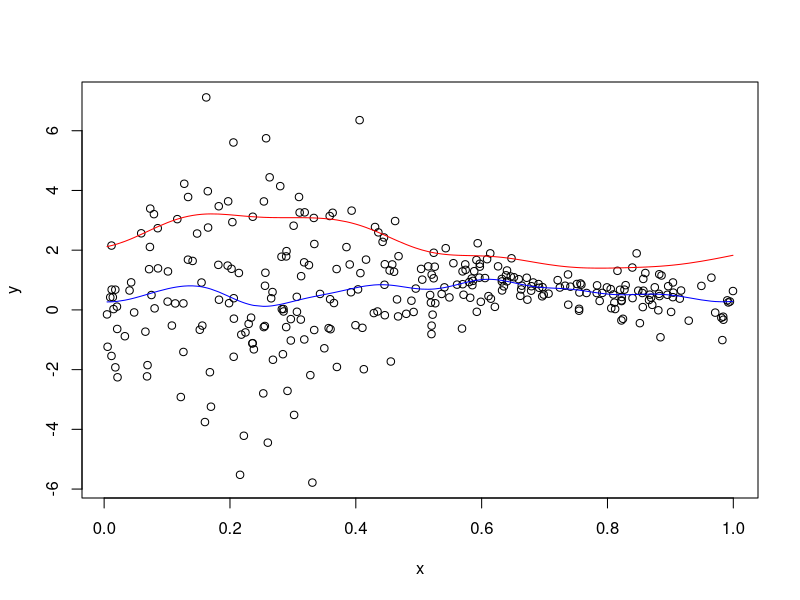

This chart was generated by the following R code:
library(kernlab)


### Name: predict.kqr
### Title: Predict method for kernel Quantile Regression object
### Aliases: predict.kqr predict,kqr-method
### Keywords: methods regression

### ** Examples

# create data
x <- sort(runif(300))
y <- sin(pi*x) + rnorm(300,0,sd=exp(sin(2*pi*x)))

# first calculate the median
qrm <- kqr(x, y, tau = 0.5, C=0.15)

# predict and plot
plot(x, y)
ytest <- predict(qrm, x)
lines(x, ytest, col="blue")

# calculate 0.9 quantile
qrm <- kqr(x, y, tau = 0.9, kernel = "rbfdot",
           kpar= list(sigma=10), C=0.15)
ytest <- predict(qrm, x)
lines(x, ytest, col="red")
